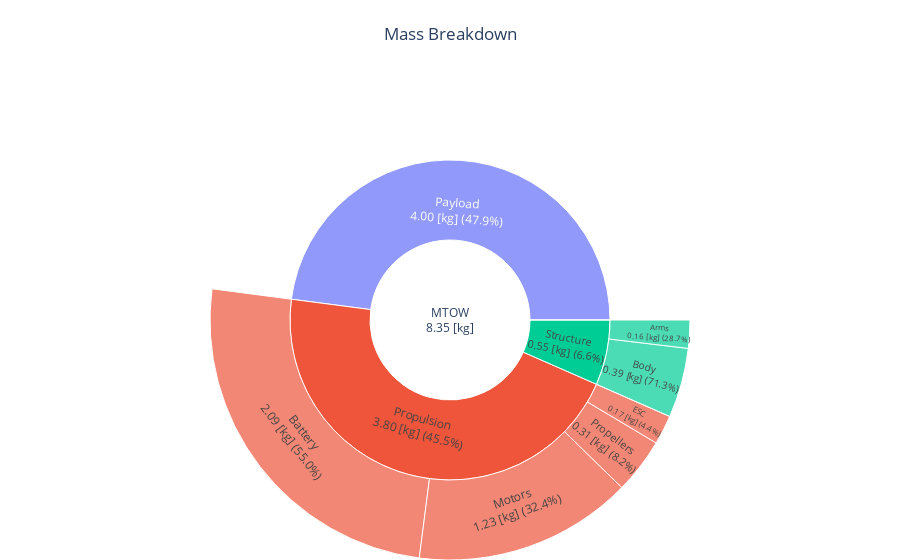

Notebook code cell kept with this figure:
### Code cell
fig = mass_breakdown_sun_plot_drone(OUTPUT_FILE)
fig.show()

### Figure 1 — Plotly figure (JSON) as saved in the notebook; plotly's stock layout.template omitted (floating-point values rounded to 4 significant figures)
{"data": [{"branchvalues": "total", "labels": ["MTOW<br>8.35 [kg]", "Payload<br>4.00 [kg] (47.9%)", "Fuel mission<br>0.00 [kg] (0.0%)", "Propulsion<br>3.80 [kg] (45.5%)", "Structure<br>0.55 [kg] (6.6%)", "Propellers<br>0.31 [kg] (8.2%)", "Motors<br>1.23 [kg] (32.4%)", "Gearboxes<br>0.00 [kg] (0.0%)", "ESC<br>0.17 [kg] (4.4%)", "Battery<br>2.09 [kg] (55.0%)", "Body<br>0.39 [kg] (71.3%)", "Arms<br>0.16 [kg] (28.7%)"], "parents": ["", "MTOW<br>8.35 [kg]", "MTOW<br>8.35 [kg]", "MTOW<br>8.35 [kg]", "MTOW<br>8.35 [kg]", "Propulsion<br>3.80 [kg] (45.5%)", "Propulsion<br>3.80 [kg] (45.5%)", "Propulsion<br>3.80 [kg] (45.5%)", "Propulsion<br>3.80 [kg] (45.5%)", "Propulsion<br>3.80 [kg] (45.5%)", "Structure<br>0.55 [kg] (6.6%)", "Structure<br>0.55 [kg] (6.6%)"], "type": "sunburst", "values": [8.346, 4, 0, 3.797, 0.5491, 0.312, 1.231, 0, 0.1652, 2.089, 0.3913, 0.1579]}], "layout": {"margin": {"b": 0, "l": 0, "r": 0, "t": 80}, "title": {"text": "Mass Breakdown", "x": 0.5}}}
